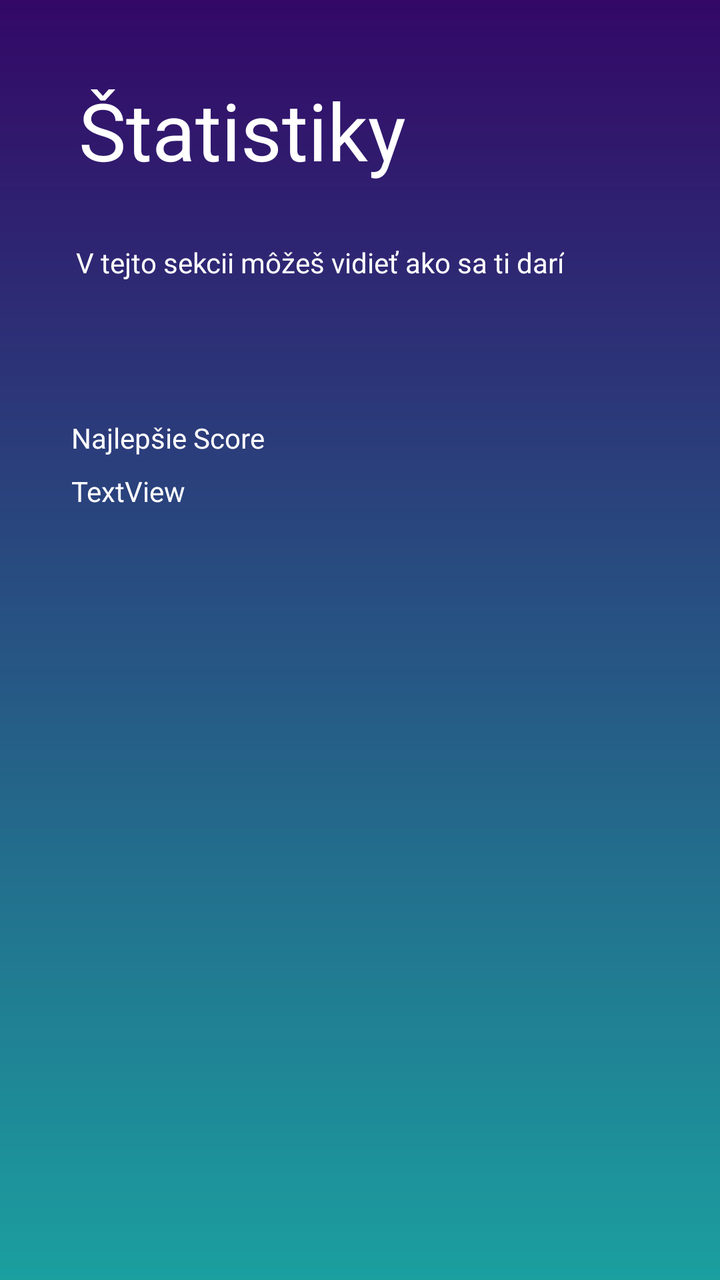
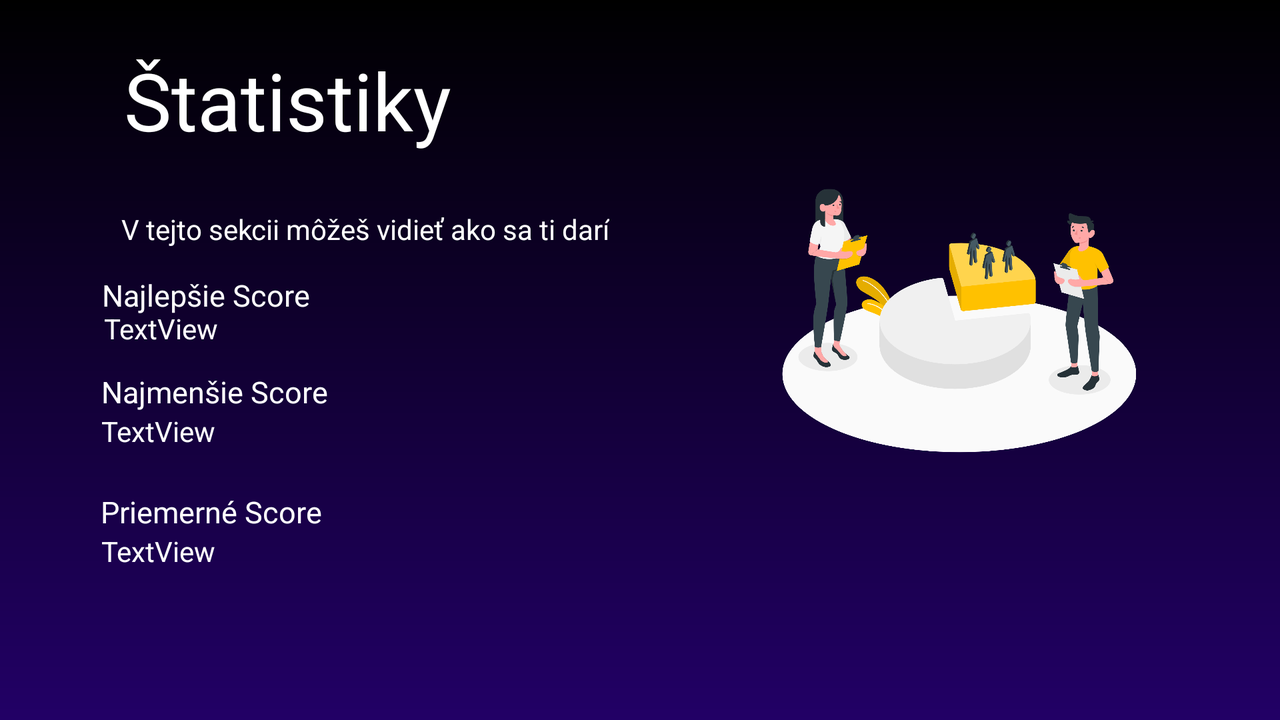

An Android layout and its configuration variant, each rendered on a device that would load it. The default file and the variant file are quoted in full after the pictures.
<!-- AndroidManifest.xml: application theme Theme.ReflexMaster -->
<!-- res/layout/fragment_statistic.xml -->
<?xml version="1.0" encoding="utf-8"?>
<layout xmlns:tools="http://schemas.android.com/tools"
    xmlns:android="http://schemas.android.com/apk/res/android"
    xmlns:app="http://schemas.android.com/apk/res-auto">

        <data>
            
            <variable
                name="myStatVM"
                type="com.example.reflexmaster.viewModel.StatisticViewModel" />
        </data>
<androidx.constraintlayout.widget.ConstraintLayout
    android:layout_width="match_parent"
    android:layout_height="match_parent"
    android:background="@drawable/gradient_test">


    <TextView
        android:id="@+id/dshbrd"
        android:layout_width="wrap_content"
        android:layout_height="wrap_content"
        android:layout_marginLeft="16dp"
        android:layout_marginRight="16dp"
        android:padding="10dp"
        android:text="@string/statistiky"
        android:textColor="@color/white"
        android:textSize="40sp"
        app:layout_constraintBottom_toBottomOf="parent"
        app:layout_constraintHorizontal_bias="0.092"
        app:layout_constraintLeft_toLeftOf="parent"
        app:layout_constraintRight_toRightOf="parent"
        app:layout_constraintTop_toTopOf="parent"
        app:layout_constraintVertical_bias="0.05" />

    <TextView
        android:id="@+id/popis"
        android:layout_width="wrap_content"
        android:layout_height="wrap_content"
        android:layout_marginLeft="16dp"
        android:layout_marginRight="16dp"
        android:padding="10dp"
        android:text="@string/popis_statist"
        android:textColor="@color/white"
        app:layout_constraintBottom_toBottomOf="parent"
        app:layout_constraintEnd_toEndOf="parent"
        app:layout_constraintHorizontal_bias="0.186"
        app:layout_constraintStart_toStartOf="parent"
        app:layout_constraintTop_toBottomOf="@+id/dshbrd"
        app:layout_constraintVertical_bias="0.02" />

    <TextView
        android:layout_width="wrap_content"
        android:layout_height="wrap_content"
        android:text="@string/najSc"
        android:textColor="@color/white"
        app:layout_constraintBottom_toBottomOf="parent"
        app:layout_constraintEnd_toEndOf="parent"
        app:layout_constraintHorizontal_bias="0.135"
        app:layout_constraintStart_toStartOf="parent"
        app:layout_constraintTop_toTopOf="parent"
        app:layout_constraintVertical_bias="0.337" />

    <TextView
        android:id="@+id/txtNaj"
        android:layout_width="wrap_content"
        android:layout_height="wrap_content"
        android:text="TextView"
        android:textColor="@color/white"
        app:layout_constraintBottom_toBottomOf="parent"
        app:layout_constraintEnd_toEndOf="parent"
        app:layout_constraintHorizontal_bias="0.118"
        app:layout_constraintStart_toStartOf="parent"
        app:layout_constraintTop_toTopOf="parent"
        app:layout_constraintVertical_bias="0.38" />

</androidx.constraintlayout.widget.ConstraintLayout>
</layout>
<!-- resources referenced by this layout -->
<resources>
  <!-- drawable gradient_test (drawable) -->
  <shape xmlns:android="http://schemas.android.com/apk/res/android"
      android:shape="rectangle">
      <gradient
          android:startColor="#1B9F9F"
          android:endColor="#330867"
          android:angle="90"/>
  </shape>
  <string name="najSc">Najlepšie Score </string>
  <string name="popis_statist">V tejto sekcii môžeš vidieť ako sa ti darí</string>
  <string name="statistiky">Štatistiky</string>
  <style name="Theme.ReflexMaster" parent="Theme.MaterialComponents.DayNight.DarkActionBar">
          
          <item name="colorPrimary">@color/purple_500</item>
          <item name="colorPrimaryVariant">@color/purple_700</item>
          <item name="colorOnPrimary">@color/white</item>
          
          <item name="colorSecondary">@color/teal_200</item>
          <item name="colorSecondaryVariant">@color/teal_700</item>
          <item name="colorOnSecondary">@color/black</item>
          
          <item name="android:statusBarColor">?attr/colorPrimaryVariant</item>
          
      </style>
</resources>
<!-- res/layout-land/fragment_statistic.xml (the author's variant of the layout above) -->
<!-- drawn on the phone turned sideways -->
<?xml version="1.0" encoding="utf-8"?>
<layout xmlns:tools="http://schemas.android.com/tools"
    xmlns:android="http://schemas.android.com/apk/res/android"
    xmlns:app="http://schemas.android.com/apk/res-auto">

        <data>
            
            <variable
                name="myStatVM"
                type="com.example.reflexmaster.viewModel.StatisticViewModel" />
        </data>
<androidx.constraintlayout.widget.ConstraintLayout
    android:layout_width="match_parent"
    android:layout_height="match_parent"
    android:background="@drawable/gradient_green">


    <TextView
        android:id="@+id/dshbrd"
        android:layout_width="wrap_content"
        android:layout_height="wrap_content"
        android:layout_marginLeft="16dp"
        android:layout_marginRight="16dp"
        android:padding="10dp"
        android:text="@string/statistiky"
        android:textColor="@color/white"
        android:textSize="40sp"
        app:layout_constraintBottom_toBottomOf="parent"
        app:layout_constraintHorizontal_bias="0.085"
        app:layout_constraintLeft_toLeftOf="parent"
        app:layout_constraintRight_toRightOf="parent"
        app:layout_constraintTop_toTopOf="parent"
        app:layout_constraintVertical_bias="0.047" />

    <TextView
        android:id="@+id/popis"
        android:layout_width="wrap_content"
        android:layout_height="wrap_content"
        android:layout_marginLeft="16dp"
        android:layout_marginRight="16dp"
        android:padding="10dp"
        android:text="@string/popis_statist"
        android:textColor="@color/white"
        app:layout_constraintBottom_toBottomOf="parent"
        app:layout_constraintEnd_toEndOf="parent"
        app:layout_constraintHorizontal_bias="0.101"
        app:layout_constraintStart_toStartOf="parent"
        app:layout_constraintTop_toBottomOf="@+id/dshbrd"
        app:layout_constraintVertical_bias="0.035" />

    <TextView
        android:layout_width="wrap_content"
        android:layout_height="wrap_content"
        android:text="@string/najSc"
        android:textColor="@color/white"
        android:textSize="15sp"
        app:layout_constraintBottom_toBottomOf="parent"
        app:layout_constraintEnd_toEndOf="parent"
        app:layout_constraintHorizontal_bias="0.095"
        app:layout_constraintStart_toStartOf="parent"
        app:layout_constraintTop_toTopOf="parent"
        app:layout_constraintVertical_bias="0.404" />

    <TextView
        android:id="@+id/textView2"
        android:layout_width="wrap_content"
        android:layout_height="wrap_content"
        android:text="@string/najmSc"
        android:textColor="@color/white"
        android:textSize="15sp"
        app:layout_constraintBottom_toBottomOf="parent"
        app:layout_constraintEnd_toEndOf="parent"
        app:layout_constraintHorizontal_bias="0.096"
        app:layout_constraintStart_toStartOf="parent"
        app:layout_constraintTop_toTopOf="parent"
        app:layout_constraintVertical_bias="0.547" />

    <TextView
        android:id="@+id/textView3"
        android:layout_width="wrap_content"
        android:layout_height="wrap_content"
        android:text="@string/avgSc"
        android:textColor="@color/white"
        android:textSize="15sp"
        app:layout_constraintBottom_toBottomOf="parent"
        app:layout_constraintEnd_toEndOf="parent"
        app:layout_constraintHorizontal_bias="0.095"
        app:layout_constraintStart_toStartOf="parent"
        app:layout_constraintTop_toTopOf="parent"
        app:layout_constraintVertical_bias="0.723" />

    <TextView
        android:id="@+id/txtNaj"
        android:layout_width="wrap_content"
        android:layout_height="wrap_content"
        android:text="TextView"
        android:textColor="@color/white"
        app:layout_constraintBottom_toBottomOf="parent"
        app:layout_constraintEnd_toEndOf="parent"
        app:layout_constraintHorizontal_bias="0.089"
        app:layout_constraintStart_toStartOf="parent"
        app:layout_constraintTop_toTopOf="parent"
        app:layout_constraintVertical_bias="0.454" />

    <TextView
        android:id="@+id/txtMin"
        android:layout_width="wrap_content"
        android:layout_height="wrap_content"
        android:text="TextView"
        android:textColor="@color/white"
        app:layout_constraintBottom_toBottomOf="parent"
        app:layout_constraintEnd_toEndOf="parent"
        app:layout_constraintHorizontal_bias="0.087"
        app:layout_constraintStart_toStartOf="parent"
        app:layout_constraintTop_toBottomOf="@+id/textView2"
        app:layout_constraintVertical_bias="0.0" />

    <TextView
        android:id="@+id/txtAvg"
        android:layout_width="wrap_content"
        android:layout_height="wrap_content"
        android:text="TextView"
        android:textColor="@color/white"
        app:layout_constraintBottom_toBottomOf="parent"
        app:layout_constraintEnd_toEndOf="parent"
        app:layout_constraintHorizontal_bias="0.087"
        app:layout_constraintStart_toStartOf="parent"
        app:layout_constraintTop_toBottomOf="@+id/textView3"
        app:layout_constraintVertical_bias="0.0" />

    <ImageView
        android:id="@+id/imageView3"
        android:layout_width="195dp"
        android:layout_height="360dp"
        android:layout_marginBottom="32dp"
        app:layout_constraintBottom_toBottomOf="parent"
        app:layout_constraintEnd_toEndOf="parent"
        app:layout_constraintHorizontal_bias="0.847"
        app:layout_constraintStart_toStartOf="parent"
        app:srcCompat="@drawable/segment_amico" />

</androidx.constraintlayout.widget.ConstraintLayout>
</layout>
<!-- resources referenced by the variant -->
<!-- as the phone turned sideways resolves them -->
<resources>
  <!-- drawable gradient_green (drawable) -->
  <shape xmlns:android="http://schemas.android.com/apk/res/android"
      android:shape="rectangle">
      <gradient
          android:startColor="#206"
          android:endColor="#000000"
          android:angle="90"/>
  </shape>
  <!-- drawable segment_amico: png bitmap (drawable, 234588 bytes) -->
  <string name="avgSc">Priemerné Score </string>
  <string name="najSc">Najlepšie Score </string>
  <string name="najmSc">Najmenšie Score </string>
  <string name="popis_statist">V tejto sekcii môžeš vidieť ako sa ti darí</string>
  <string name="statistiky">Štatistiky</string>
  <style name="Theme.ReflexMaster" parent="Theme.MaterialComponents.DayNight.DarkActionBar">
          
          <item name="colorPrimary">@color/purple_500</item>
          <item name="colorPrimaryVariant">@color/purple_700</item>
          <item name="colorOnPrimary">@color/white</item>
          
          <item name="colorSecondary">@color/teal_200</item>
          <item name="colorSecondaryVariant">@color/teal_700</item>
          <item name="colorOnSecondary">@color/black</item>
          
          <item name="android:statusBarColor">?attr/colorPrimaryVariant</item>
          
      </style>
</resources>
